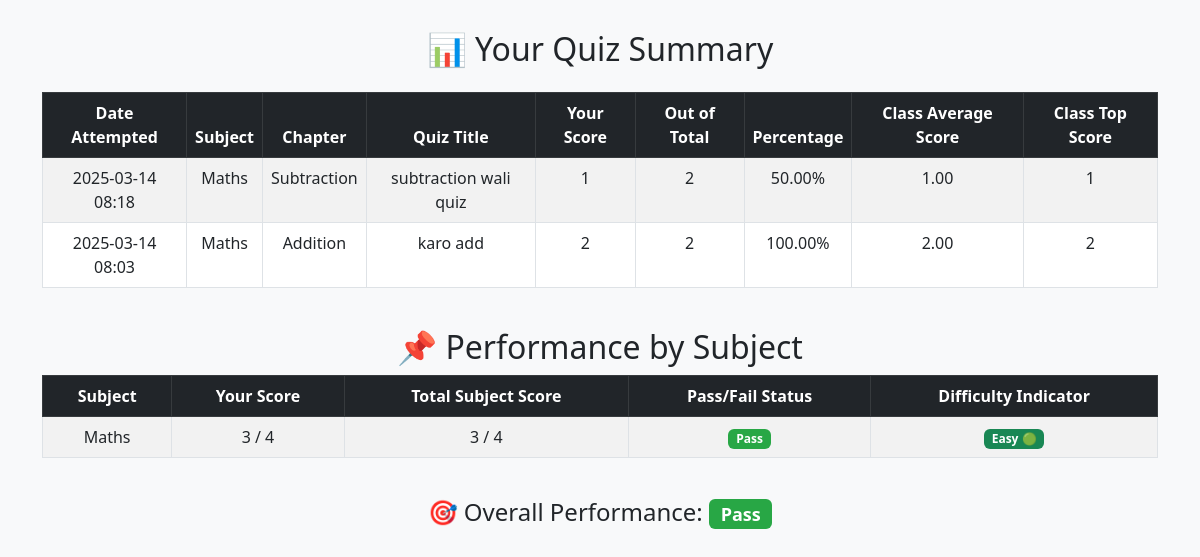
The page /quiz_summary (signed in) on the database its author committed.
### models/models.py (models this page shows)
class QuizScore(db.Model):
    id = db.Column(db.Integer, primary_key=True)
    user_id = db.Column(db.Integer, db.ForeignKey('user.id'), nullable=False)
    quiz_id = db.Column(db.Integer, db.ForeignKey('quiz.id'), nullable=False)
    score = db.Column(db.Integer, nullable=False)
    total_questions = db.Column(db.Integer, nullable=False)
    percentage = db.Column(db.Float, nullable=False)
    timestamp = db.Column(db.DateTime, default=datetime.utcnow)
    quiz = db.relationship('Quiz', backref=db.backref('quiz_scores', lazy=True))

class Subject(db.Model):
    id = db.Column(db.Integer, primary_key=True)
    name = db.Column(db.String(100), unique=True, nullable=False)
    description = db.Column(db.Text)
    chapters = db.relationship('Chapter', backref='subject', lazy=True)

class Chapter(db.Model):
    id = db.Column(db.Integer, primary_key=True)
    name = db.Column(db.String(100), nullable=False)
    subject_id = db.Column(db.Integer, db.ForeignKey('subject.id'), nullable=False)
    quizzes = db.relationship('Quiz', backref='chapter', lazy=True)

class Quiz(db.Model):
    id = db.Column(db.Integer, primary_key=True)
    chapter_id = db.Column(db.Integer, db.ForeignKey('chapter.id'), nullable=False)
    date_of_quiz = db.Column(db.Date)
    time_duration = db.Column(db.Integer)  # Store duration in minutes
    remarks = db.Column(db.Text)
    questions = db.relationship('Question', backref='quiz', lazy=True)

### app.py (the view)
@app.route('/quiz_summary')
def quiz_summary():
    if 'user_id' not in session:
        flash("Please log in to view your quiz summary.", "error")
        return redirect(url_for('login'))
    user_id = session['user_id']
    past_attempts = (
        db.session.query(
            QuizScore,
            Quiz,
            Chapter,
            Subject,
            db.func.avg(QuizScore.score).over(partition_by=QuizScore.quiz_id).label("avg_score"),
            db.func.max(QuizScore.score).over(partition_by=QuizScore.quiz_id).label("top_score")
        )
        .join(Quiz, QuizScore.quiz_id == Quiz.id)
        .join(Chapter, Quiz.chapter_id == Chapter.id)
        .join(Subject, Chapter.subject_id == Subject.id)
        .filter(QuizScore.user_id == user_id)
        .order_by(QuizScore.timestamp.desc())
        .all()
    )
    subject_scores_query = (
        db.session.query(
            Subject.name.label('subject_name'),
            db.func.sum(QuizScore.score).filter(QuizScore.user_id == user_id).label('user_total_score'),
            db.func.sum(QuizScore.total_questions).filter(QuizScore.user_id == user_id).label('user_total_possible_score'),
            db.func.sum(QuizScore.score).label('overall_total_score'),
            db.func.sum(QuizScore.total_questions).label('overall_total_possible_score')
        )
        .join(Quiz, QuizScore.quiz_id == Quiz.id)
        .join(Chapter, Quiz.chapter_id == Chapter.id)
        .join(Subject, Chapter.subject_id == Subject.id)
        .group_by(Subject.name)
        .all()
    )
    subject_scores = []
    for subject_name, user_total_score, user_total_possible_score, overall_total_score, overall_total_possible_score in subject_scores_query:
        user_percentage = (user_total_score / user_total_possible_score) * 100 if user_total_possible_score > 0 else 0
        pass_fail = "Pass" if user_percentage >= 40 else "Fail"
        overall_percentage = (overall_total_score / overall_total_possible_score) * 100 if overall_total_possible_score > 0 else 0
        if overall_percentage < 50:
            difficulty = "Hard 🔴"
        elif 50 <= overall_percentage < 75:
            difficulty = "Moderate 🟡"
        else:
            difficulty = "Easy 🟢"
        subject_scores.append((subject_name, user_total_score, user_total_possible_score, overall_total_score, overall_total_possible_score, pass_fail, difficulty))
    total_attempts = len(past_attempts)
    passed_attempts = sum(1 for attempt in past_attempts if (attempt[0].score / attempt[0].total_questions) * 100 >= 40)
    overall_pass_status = "Pass" if passed_attempts / total_attempts >= 0.5 else "Fail" if total_attempts > 0 else "N/A"
    return render_template(
        'quiz_summary.html',
        past_attempts=past_attempts,
        subject_scores=subject_scores,
        overall_pass_status=overall_pass_status
    )

### templates/quiz_summary.html (shortened to what this page needs)
<!DOCTYPE html>
<html lang="en">
<head>
    <link href="https://cdn.jsdelivr.net/npm/bootstrap@5.3.0/dist/css/bootstrap.min.css" rel="stylesheet">
</head>
<body>
<div class="container-fluid">
    <div class="container">
        <h2 class="text-center mb-4">📊 Your Quiz Summary</h2>
        <div class="table-responsive">
            <table class="table table-hover table-striped table-bordered">
                <thead class="table-dark">
                    <tr>
                        <th>Date Attempted</th>
                        <th>Subject</th>
                        <th>Chapter</th>
                        <th>Quiz Title</th>
                        <th>Your Score</th>
                        <th>Out of Total</th>
                        <th>Percentage</th>
                        <th>Class Average Score</th>
                        <th>Class Top Score</th>
                    </tr>
                </thead>
                <tbody>
                    {% for quiz_score, quiz, chapter, subject, avg_score, top_score in past_attempts %}
                    <tr>
                        <td>{{ quiz_score.timestamp.strftime('%Y-%m-%d %H:%M') }}</td>
                        <td>{{ subject.name }}</td>
                        <td>{{ chapter.name }}</td>
                        <td>{{ quiz.remarks }}</td>
                        <td>{{ quiz_score.score }}</td>
                        <td>{{ quiz_score.total_questions }}</td>
                        <td>{{ "%.2f"|format((quiz_score.score / quiz_score.total_questions) * 100) }}%</td>
                        <td>{{ "%.2f"|format(avg_score) }}</td>
                        <td>{{ top_score }}</td>
                    </tr>
                    {% else %}
                    <tr>
                        <td colspan="9" class="text-center text-muted">No past quiz attempts found.</td>
                    </tr>
                    {% endfor %}
                </tbody>
            </table>
        </div>
        <h2 class="text-center mt-4">📌 Performance by Subject</h2>
        <div class="table-responsive">
            <table class="table table-hover table-striped table-bordered">
                <thead class="table-dark">
                    <tr>
                        <th>Subject</th>
                        <th>Your Score</th>
                        <th>Total Subject Score</th>
                        <th>Pass/Fail Status</th>
                        <th>Difficulty Indicator</th>
                    </tr>
                </thead>
                <tbody>
                    {% for subject, user_total_score, user_total_possible_score, overall_total_score, overall_total_possible_score, pass_fail_status, difficulty in subject_scores %}
                    <tr>
                        <td>{{ subject }}</td>
                        <td>{{ user_total_score }} / {{ user_total_possible_score }}</td>
                        <td>{{ overall_total_score }} / {{ overall_total_possible_score }}</td>
                        <td>
                            <span class="badge {% if pass_fail_status == 'Pass' %}badge-success{% else %}badge-danger{% endif %}">
                                {{ pass_fail_status }}
                            </span>
                        </td>
                        <td>
                            {% if "Hard" in difficulty %}
                                <span class="badge bg-danger">{{ difficulty }}</span>
                            {% elif "Moderate" in difficulty %}
                                <span class="badge bg-warning">{{ difficulty }}</span>
                            {% else %}
                                <span class="badge bg-success">{{ difficulty }}</span>
                            {% endif %}
                        </td>
                    </tr>
                    {% else %}
                    <tr>
                        <td colspan="5" class="text-center text-muted">No subject scores available.</td>
                    </tr>
                    {% endfor %}
                </tbody>
            </table>
        </div>
        <div class="text-center mt-4">
            <h4>🎯 Overall Performance:
                <span class="badge {% if overall_pass_status == 'Pass' %}badge-success{% else %}badge-danger{% endif %}">
                    {{ overall_pass_status }}
                </span>
            </h4>
        </div>
    </div>
</div>
</body>
</html>

### templates/quiz_summary.html (style rules this page uses)
body { background-color: #f8f9fa; }
.container { margin-top: 30px; }
.table th, .table td { text-align: center; }
.badge-success { background-color: #28a745; }

### rows shown on the page
QuizScore: timestamp "2025-03-14 08:18", name "Maths", name "Subtraction", remarks "subtraction wali quiz", score "1", total_questions "2", (quiz_score.score/quiz_score.total_questions)*100 "50.00", avg_score "1.00", top_score "1"
QuizScore: timestamp "2025-03-14 08:03", name "Maths", name "Addition", remarks "karo add", score "2", total_questions "2", (quiz_score.score/quiz_score.total_questions)*100 "100.00", avg_score "2.00", top_score "2"
Subject: name "Maths", user_total_score "3", user_total_possible_score "4", overall_total_score "3", overall_total_possible_score "4", pass_fail_status "Pass", difficulty "Easy 🟢"

### other values the page prints
{{ overall_pass_status }} "Pass"
